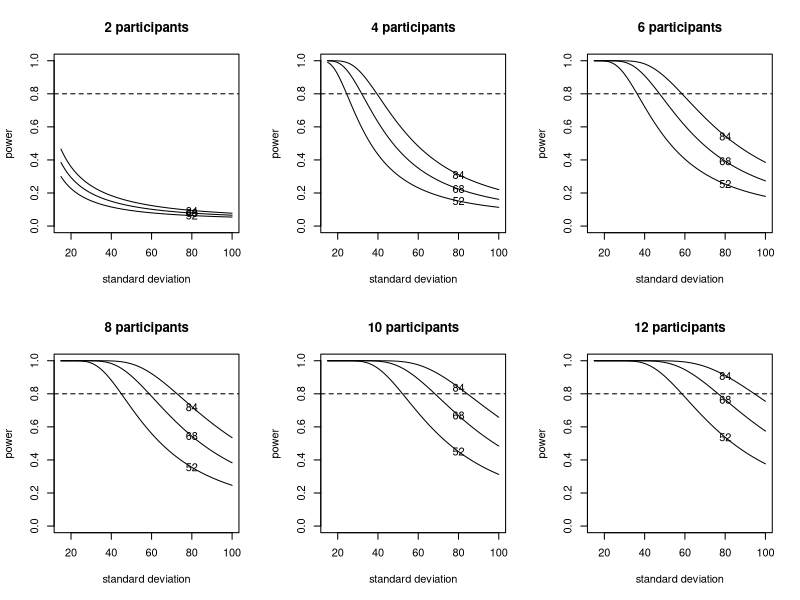
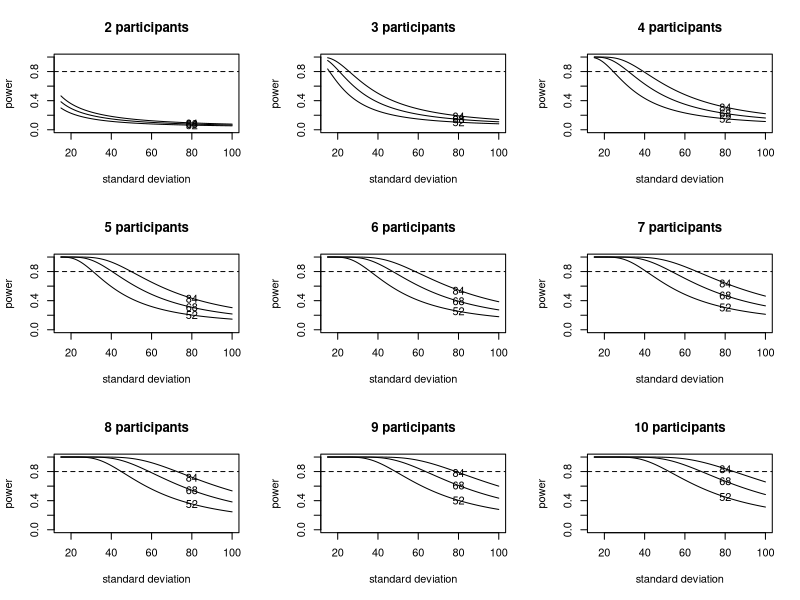
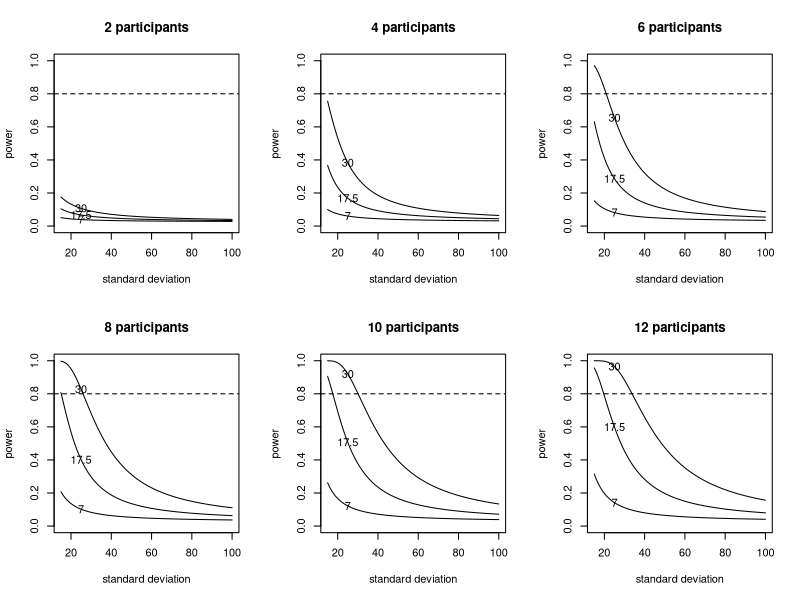
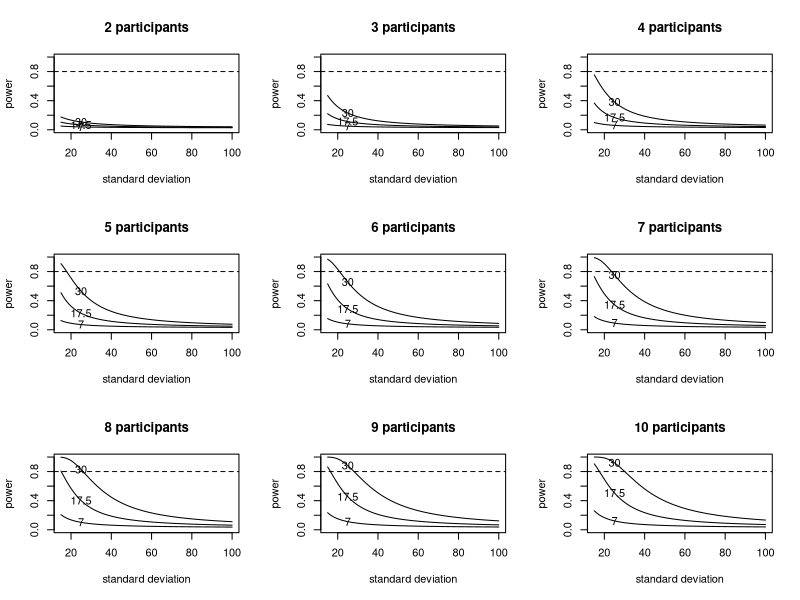

Recreate these plots in R, in order.
## ---- chunk 1
knitr::opts_chunk$set(echo = TRUE)
## ---- chunk 2
plotpower <- function(nsubj = 20, stddevquantiles = NULL, posteriorquantiles = NULL, posteriormeans = NULL, mytitle = NULL, textpos = 50) {
  sds <- seq(
    round(stddevquantiles[1]),
    round(stddevquantiles[2]),
    by = 1
  )

  powervals_upper <- rep(NA, length(sds))

  for (i in 1:length(sds)) {
    s <- sds[i]
    powervals_upper[i] <- power.t.test(
      delta = posteriorquantiles[3],
      n = nsubj,
      sd = s,
      type = "one.sample",
      alternative = "two.sided"
    )$power
  }

  powervals_mean <- rep(NA, length(sds))

  for (i in 1:length(sds)) {
    s <- sds[i]
    powervals_mean[i] <- power.t.test(
      delta = posteriormeans,
      n = nsubj,
      sd = s,
      type = "one.sample",
      alternative = "two.sided"
    )$power
  }

  powervals_lower <- rep(NA, length(sds))

  for (i in 1:length(sds)) {
    s <- sds[i]
    powervals_lower[i] <-
      power.t.test(
        delta = posteriorquantiles[1],
        n = nsubj,
        sd = s,
        type = "one.sample",
        alternative = "two.sided"
      )$power
  }

  plot(
    sds,
    powervals_upper,
    ylim = c(0, 1),
    type = "l",
    lty = 1,
    xlab = "standard deviation",
    ylab = "power",
    main = paste(nsubj, "participants", sep = " ")
  )
  
  abline(a = 0.8, b = 0, lty = 2)
  
  text(textpos, powervals_upper[which(sds == textpos)], as.character(posteriorquantiles[3]))
  
  lines(sds, powervals_mean, lty = 1)
  text(textpos, powervals_mean[which(sds == textpos)], as.character(posteriormeans))

  lines(sds, powervals_lower, lty = 1)
  text(textpos, powervals_lower[which(sds == textpos)], as.character(posteriorquantiles[1]))
}
## ---- chunk 3
subjects <- seq(2, 12, by = 2)
rows <- 2
cols <- 3
op <- par(mfrow = c(rows, cols))

for (nsubj in subjects) {
  plotpower(
    nsubj = nsubj,
    stddevquantiles = c(15, 100),
    posteriorquantiles = c(52, 68, 84),
    posteriormeans = 68,
    mytitle = paste(nsubj, "participants", sep = " "),
    textpos = 80
  )
}
par(op)
## ---- chunk 4
subjects <- seq(2, 10, by = 1)
rows <- 3
cols <- 3
op <- par(mfrow = c(rows, cols))

for (nsubj in subjects) {
  plotpower(
    nsubj = nsubj,
    stddevquantiles = c(15, 100),
    posteriorquantiles = c(52, 68, 84),
    posteriormeans = 68,
    mytitle = paste(nsubj, "participants", sep = " "),
    textpos = 80
  )
}
par(op)
## ---- chunk 5
subjects <- seq(2, 12, by = 2)
rows <- 2
cols <- 3
op <- par(mfrow = c(rows, cols))

for (nsubj in subjects) {
  plotpower(
    nsubj = nsubj,
    stddevquantiles = c(15, 100),
    posteriorquantiles = c(7, 17.5, 30),
    posteriormeans = 17.5,
    mytitle = paste(nsubj, "participants", sep = " "),
    textpos = 25
  )
}

par(op)
## ---- chunk 6
subjects <- seq(2, 10, by = 1)
rows <- 3
cols <- 3
op <- par(mfrow = c(rows, cols))

for (nsubj in subjects) {
  plotpower(
    nsubj = nsubj,
    stddevquantiles = c(15, 100),
    posteriorquantiles = c(7, 17.5, 30),
    posteriormeans = 17.5,
    mytitle = paste(nsubj, "participants", sep = " "),
    textpos = 25
  )
}

par(op)
